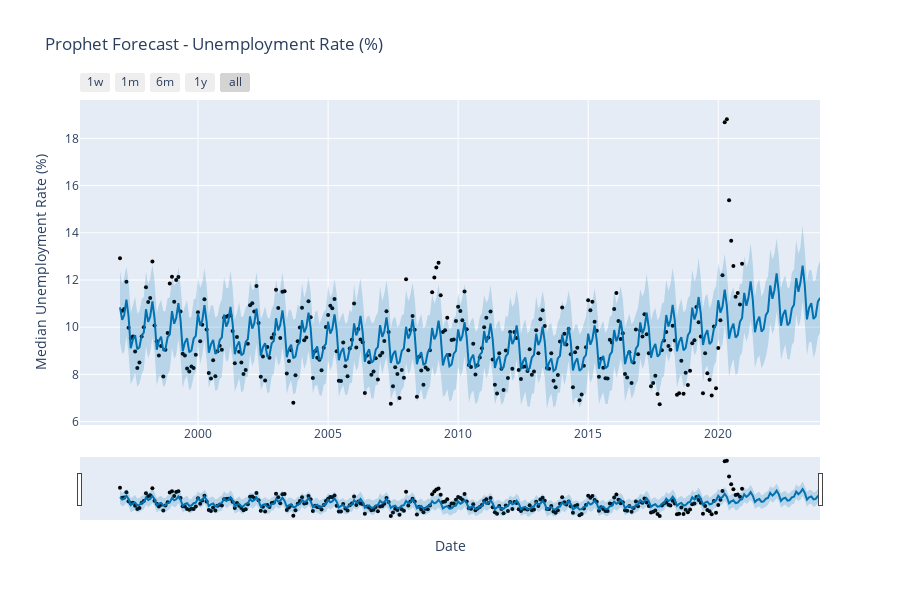

This figure's notebook cell:
### Code cell
# Generate plot
fig = plot_plotly(optimized_model, forecast)

# Add labels and title
fig.update_layout(
    title="Prophet Forecast - Unemployment Rate (%)",                 
    xaxis_title="Date",                       
    yaxis_title="Median Unemployment Rate (%)",        
    legend_title="Legend",                   
    font=dict(size=12),                       
)

# Show plot
fig.show()

### Figure 1 — Plotly figure (JSON) as saved in the notebook; plotly's stock layout.template omitted (floating-point values rounded to 4 significant figures; data arrays with more than 128 entries replaced by an {"elided": "..."} marker saying what was removed)
{"data": [{"marker": {"color": "black", "size": 4}, "mode": "markers", "name": "Actual", "type": "scatter", "x": {"elided": "288 str values"}, "y": {"elided": "288 float values"}}, {"hoverinfo": "skip", "line": {"width": 0}, "mode": "lines", "type": "scatter", "x": {"elided": "324 str values"}, "y": {"elided": "324 float values"}}, {"fill": "tonexty", "fillcolor": "rgba(0, 114, 178, 0.2)", "line": {"color": "#0072B2", "width": 2}, "mode": "lines", "name": "Predicted", "type": "scatter", "x": {"elided": "324 str values"}, "y": {"elided": "324 float values"}}, {"fill": "tonexty", "fillcolor": "rgba(0, 114, 178, 0.2)", "hoverinfo": "skip", "line": {"width": 0}, "mode": "lines", "type": "scatter", "x": {"elided": "324 str values"}, "y": {"elided": "324 float values"}}], "layout": {"font": {"size": 12}, "height": 600, "legend": {"title": {"text": "Legend"}}, "showlegend": false, "title": {"text": "Prophet Forecast - Unemployment Rate (%)"}, "width": 900, "xaxis": {"rangeselector": {"buttons": [{"count": 7, "label": "1w", "step": "day", "stepmode": "backward"}, {"count": 1, "label": "1m", "step": "month", "stepmode": "backward"}, {"count": 6, "label": "6m", "step": "month", "stepmode": "backward"}, {"count": 1, "label": "1y", "step": "year", "stepmode": "backward"}, {"step": "all"}]}, "rangeslider": {"visible": true}, "title": {"text": "Date"}, "type": "date"}, "yaxis": {"title": {"text": "Median Unemployment Rate (%)"}}}}
